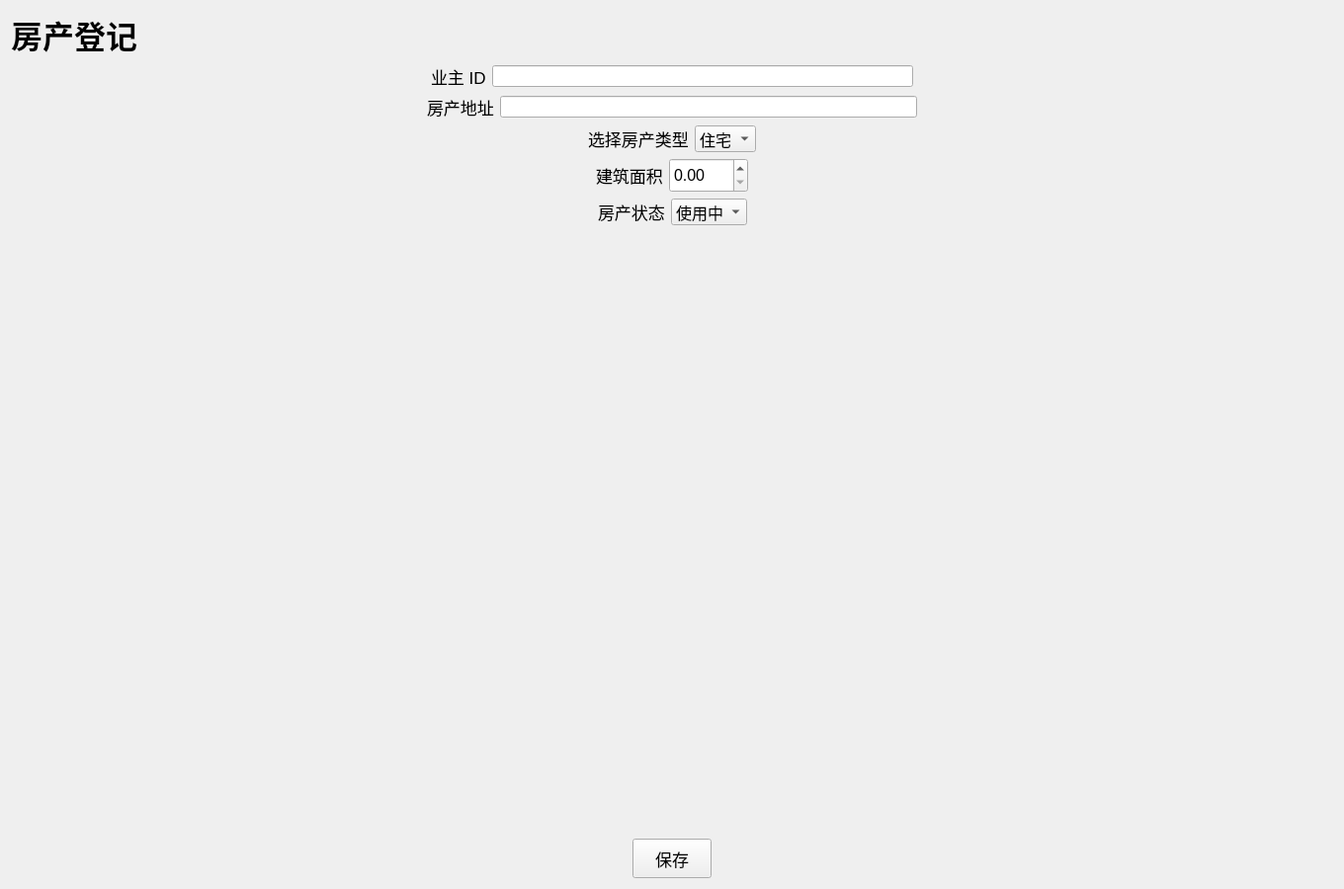
<?xml version="1.0" encoding="UTF-8"?>
<ui version="4.0">
 <class>EstateRegister</class>
 <widget class="QWidget" name="EstateRegister">
  <property name="geometry">
   <rect>
    <x>0</x>
    <y>0</y>
    <width>1360</width>
    <height>900</height>
   </rect>
  </property>
  <property name="sizePolicy">
   <sizepolicy hsizetype="Fixed" vsizetype="Fixed">
    <horstretch>0</horstretch>
    <verstretch>0</verstretch>
   </sizepolicy>
  </property>
  <property name="windowTitle">
   <string>房产登记</string>
  </property>
  <layout class="QGridLayout" name="gridLayout">
   <item row="0" column="0">
    <widget class="QLabel" name="label_2">
     <property name="font">
      <font>
       <pointsize>24</pointsize>
       <weight>75</weight>
       <bold>true</bold>
      </font>
     </property>
     <property name="text">
      <string>房产登记</string>
     </property>
    </widget>
   </item>
   <item row="1" column="0">
    <layout class="QHBoxLayout" name="horizontalLayout">
     <item>
      <spacer name="horizontalSpacer_2">
       <property name="orientation">
        <enum>Qt::Horizontal</enum>
       </property>
       <property name="sizeHint" stdset="0">
        <size>
         <width>40</width>
         <height>20</height>
        </size>
       </property>
      </spacer>
     </item>
     <item>
      <widget class="QLabel" name="label">
       <property name="font">
        <font>
         <pointsize>13</pointsize>
        </font>
       </property>
       <property name="text">
        <string>业主 ID</string>
       </property>
      </widget>
     </item>
     <item>
      <widget class="QLineEdit" name="edit_owner_id"/>
     </item>
     <item>
      <spacer name="horizontalSpacer_3">
       <property name="orientation">
        <enum>Qt::Horizontal</enum>
       </property>
       <property name="sizeHint" stdset="0">
        <size>
         <width>40</width>
         <height>20</height>
        </size>
       </property>
      </spacer>
     </item>
    </layout>
   </item>
   <item row="2" column="0">
    <layout class="QHBoxLayout" name="horizontalLayout_2">
     <item>
      <spacer name="horizontalSpacer_4">
       <property name="orientation">
        <enum>Qt::Horizontal</enum>
       </property>
       <property name="sizeHint" stdset="0">
        <size>
         <width>40</width>
         <height>20</height>
        </size>
       </property>
      </spacer>
     </item>
     <item>
      <widget class="QLabel" name="label_3">
       <property name="font">
        <font>
         <pointsize>13</pointsize>
        </font>
       </property>
       <property name="text">
        <string>房产地址</string>
       </property>
      </widget>
     </item>
     <item>
      <widget class="QLineEdit" name="edit_address"/>
     </item>
     <item>
      <spacer name="horizontalSpacer_12">
       <property name="orientation">
        <enum>Qt::Horizontal</enum>
       </property>
       <property name="sizeHint" stdset="0">
        <size>
         <width>40</width>
         <height>20</height>
        </size>
       </property>
      </spacer>
     </item>
    </layout>
   </item>
   <item row="3" column="0">
    <layout class="QHBoxLayout" name="horizontalLayout_3">
     <item>
      <spacer name="horizontalSpacer_6">
       <property name="orientation">
        <enum>Qt::Horizontal</enum>
       </property>
       <property name="sizeHint" stdset="0">
        <size>
         <width>40</width>
         <height>20</height>
        </size>
       </property>
      </spacer>
     </item>
     <item>
      <widget class="QLabel" name="label_4">
       <property name="font">
        <font>
         <pointsize>13</pointsize>
        </font>
       </property>
       <property name="text">
        <string>选择房产类型</string>
       </property>
      </widget>
     </item>
     <item>
      <widget class="QComboBox" name="combo_property_type">
       <property name="font">
        <font>
         <pointsize>12</pointsize>
        </font>
       </property>
       <item>
        <property name="text">
         <string>住宅</string>
        </property>
       </item>
       <item>
        <property name="text">
         <string>商铺</string>
        </property>
       </item>
       <item>
        <property name="text">
         <string>工业</string>
        </property>
       </item>
      </widget>
     </item>
     <item>
      <spacer name="horizontalSpacer_13">
       <property name="orientation">
        <enum>Qt::Horizontal</enum>
       </property>
       <property name="sizeHint" stdset="0">
        <size>
         <width>40</width>
         <height>20</height>
        </size>
       </property>
      </spacer>
     </item>
    </layout>
   </item>
   <item row="4" column="0">
    <layout class="QHBoxLayout" name="horizontalLayout_4">
     <item>
      <spacer name="horizontalSpacer_8">
       <property name="orientation">
        <enum>Qt::Horizontal</enum>
       </property>
       <property name="sizeHint" stdset="0">
        <size>
         <width>40</width>
         <height>20</height>
        </size>
       </property>
      </spacer>
     </item>
     <item>
      <widget class="QLabel" name="label_5">
       <property name="font">
        <font>
         <pointsize>13</pointsize>
        </font>
       </property>
       <property name="text">
        <string>建筑面积</string>
       </property>
      </widget>
     </item>
     <item>
      <widget class="QDoubleSpinBox" name="spin_build_area">
       <property name="minimumSize">
        <size>
         <width>80</width>
         <height>35</height>
        </size>
       </property>
       <property name="font">
        <font>
         <pointsize>12</pointsize>
        </font>
       </property>
      </widget>
     </item>
     <item>
      <spacer name="horizontalSpacer_14">
       <property name="orientation">
        <enum>Qt::Horizontal</enum>
       </property>
       <property name="sizeHint" stdset="0">
        <size>
         <width>40</width>
         <height>20</height>
        </size>
       </property>
      </spacer>
     </item>
    </layout>
   </item>
   <item row="5" column="0">
    <layout class="QHBoxLayout" name="horizontalLayout_5">
     <item>
      <spacer name="horizontalSpacer_10">
       <property name="orientation">
        <enum>Qt::Horizontal</enum>
       </property>
       <property name="sizeHint" stdset="0">
        <size>
         <width>40</width>
         <height>20</height>
        </size>
       </property>
      </spacer>
     </item>
     <item>
      <widget class="QLabel" name="label_6">
       <property name="font">
        <font>
         <pointsize>13</pointsize>
        </font>
       </property>
       <property name="text">
        <string>房产状态</string>
       </property>
      </widget>
     </item>
     <item>
      <widget class="QComboBox" name="combo_property_status">
       <property name="sizePolicy">
        <sizepolicy hsizetype="Fixed" vsizetype="Fixed">
         <horstretch>0</horstretch>
         <verstretch>0</verstretch>
        </sizepolicy>
       </property>
       <property name="font">
        <font>
         <pointsize>12</pointsize>
        </font>
       </property>
       <item>
        <property name="text">
         <string>使用中</string>
        </property>
       </item>
       <item>
        <property name="text">
         <string>空闲</string>
        </property>
       </item>
      </widget>
     </item>
     <item>
      <spacer name="horizontalSpacer_15">
       <property name="orientation">
        <enum>Qt::Horizontal</enum>
       </property>
       <property name="sizeHint" stdset="0">
        <size>
         <width>40</width>
         <height>20</height>
        </size>
       </property>
      </spacer>
     </item>
    </layout>
   </item>
   <item row="6" column="0">
    <layout class="QHBoxLayout" name="horizontalLayout_6">
     <item>
      <spacer name="horizontalSpacer">
       <property name="orientation">
        <enum>Qt::Horizontal</enum>
       </property>
       <property name="sizeHint" stdset="0">
        <size>
         <width>40</width>
         <height>20</height>
        </size>
       </property>
      </spacer>
     </item>
     <item>
      <layout class="QVBoxLayout" name="verticalLayout">
       <item>
        <spacer name="verticalSpacer">
         <property name="orientation">
          <enum>Qt::Vertical</enum>
         </property>
         <property name="sizeHint" stdset="0">
          <size>
           <width>77</width>
           <height>40</height>
          </size>
         </property>
        </spacer>
       </item>
       <item>
        <widget class="QPushButton" name="btn_save">
         <property name="sizePolicy">
          <sizepolicy hsizetype="Fixed" vsizetype="Fixed">
           <horstretch>0</horstretch>
           <verstretch>0</verstretch>
          </sizepolicy>
         </property>
         <property name="minimumSize">
          <size>
           <width>80</width>
           <height>40</height>
          </size>
         </property>
         <property name="font">
          <font>
           <pointsize>13</pointsize>
          </font>
         </property>
         <property name="text">
          <string>保存</string>
         </property>
        </widget>
       </item>
      </layout>
     </item>
     <item>
      <spacer name="horizontalSpacer_5">
       <property name="orientation">
        <enum>Qt::Horizontal</enum>
       </property>
       <property name="sizeHint" stdset="0">
        <size>
         <width>40</width>
         <height>20</height>
        </size>
       </property>
      </spacer>
     </item>
    </layout>
   </item>
  </layout>
 </widget>
 <resources/>
 <connections/>
</ui>
